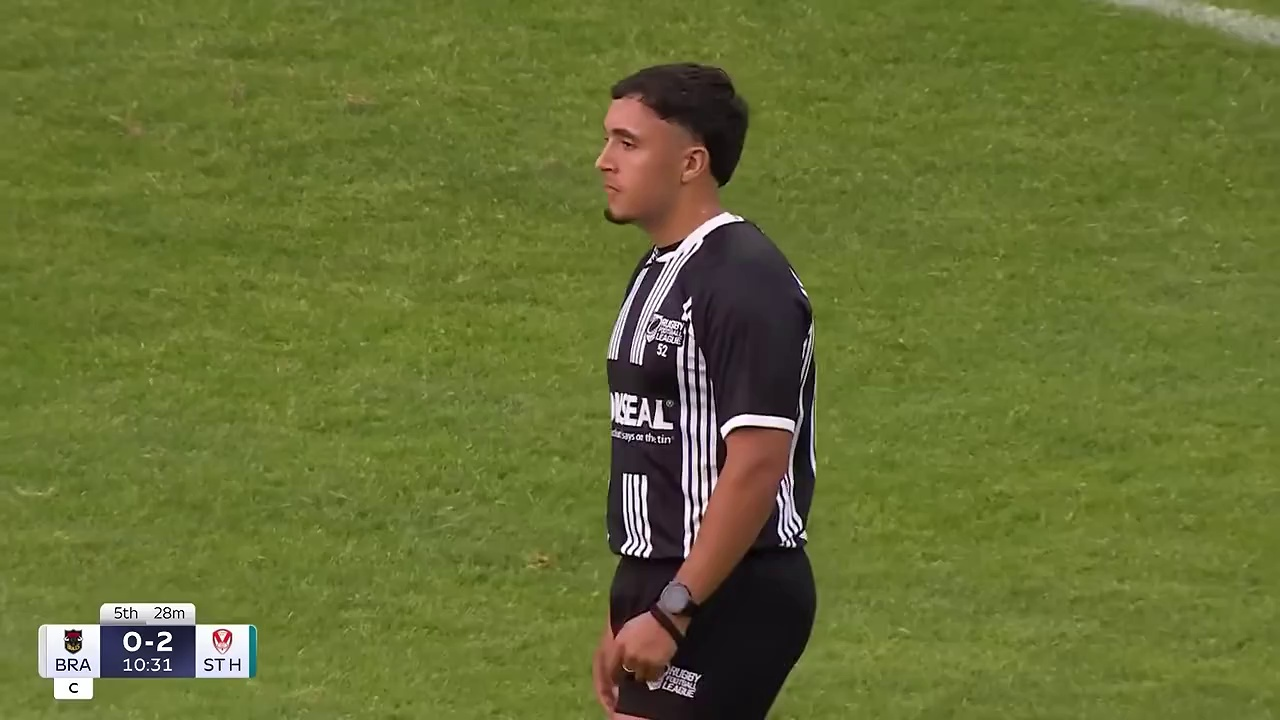
#> input picture .runtime/sam3-one-frame/images/frame_000000.jpg, 1280 x 720 px; its folder holds only this picture in this run
$ python -i tracker.py   (imports and definitions only)
#> lines starting #> are read from the running program, lines starting #| are printed output that depends on the picture
"""Runtime team-filter stage: person tracking + team voting + logo filtering.

Per sampled frame:
    1. Track persons (YOLO person model + BoT-SORT, persistent ids).
    2. Per person: jersey crop -> colour feature (every frame) + SigLIP
       embedding (refreshed every `team_siglip_every` frames per track, cached)
       -> fused classification -> quality-weighted vote on the track.
    3. Per logo detection: assign to its owner person (smallest containing
       bbox, else nearest within reach) and keep it only when the owner's
       stable label is TARGET.

Votes decay on accepted updates; a minimum mass and signed consensus margin
control abstention. Uncertain tracks follow the effective `team_keep_unknown`
setting, whose default is True. The home-kit branch uses colour rules only.
"""
from __future__ import annotations

import logging
import pickle
from dataclasses import dataclass
from pathlib import Path

import numpy as np
import cv2

from app.config import get_settings
from app.models_zoo import registry
from app.pipeline.datatypes import Detection
from app.pipeline.teamid.classifier import OTHER, TARGET, UNKNOWN, TeamClassifier, VoteTracker
from app.pipeline.teamid.features import color_feature, encode_crops_masked
from app.pipeline.teamid.jersey import (
    box_trustworthy, boxes_contested, get_jersey_region, jersey_quality,
    bradford_home_evidence,
)

log = logging.getLogger("app.teamid")


@dataclass
class TrackedPerson:
    xyxy: tuple[float, float, float, float]
    track_id: int
    team: str          # TARGET | OTHER | UNKNOWN
    vote_mass: float   # total vote weight seen for this track
    vote_margin: float = 0.0  # signed lead of stable label / total vote mass

    @property
    def area(self) -> float:
        return max(0.0, self.xyxy[2] - self.xyxy[0]) * max(0.0, self.xyxy[3] - self.xyxy[1])


# [26 lines left out: function assign_owner, not called in this run]


class TeamTracker:
    """Stateful across one video. Create per job."""

    def __init__(self, refs: dict | None = None):
        """`refs` may come from the auto-bootstrap (built from the uploaded
        video); when None the refs file at TEAM_REFS_PATH is loaded."""
        self.settings = get_settings()
        self.device = registry.device()

        if refs is None:
            refs_path = Path(self.settings.resolved_team_refs())
            if not refs_path.exists():
                raise FileNotFoundError(
                    f"team refs not found: {refs_path} — enable TEAM_AUTO_REFS or build "
                    "them with `python scripts/build_team_refs.py --video <clip>`")
            with refs_path.open("rb") as f:
                refs = pickle.load(f)
        self.classifier = TeamClassifier.from_refs(refs)
        self.kit = refs.get("meta", {}).get("kit")
        if TARGET not in self.classifier.teams:
            raise ValueError(f"team refs have no '{TARGET}' team")
        self.voter = VoteTracker(self.classifier.teams, hysteresis=self.settings.team_hysteresis,
                                 decay=self.settings.team_vote_decay)

        self.person_model = registry.get_person_model()
        # A new job must not inherit BoT-SORT identities from a previous video.
        predictor = getattr(self.person_model, "predictor", None)
        for tracker in getattr(predictor, "trackers", []):
            tracker.reset()

        self._frame_idx = 0
        # tid -> (frame_idx_of_embedding, emb) — SigLIP refreshed sparsely.
        self._emb_cache: dict[int, tuple[int, np.ndarray]] = {}
        self._previous_scene = None

    # [129 lines left out: functions _scene_changed, process, annotate, not called in this run]

>>> import cv2
>>> picture = cv2.imread('../../../../.runtime/sam3-one-frame/images/frame_000000.jpg', cv2.IMREAD_GRAYSCALE)
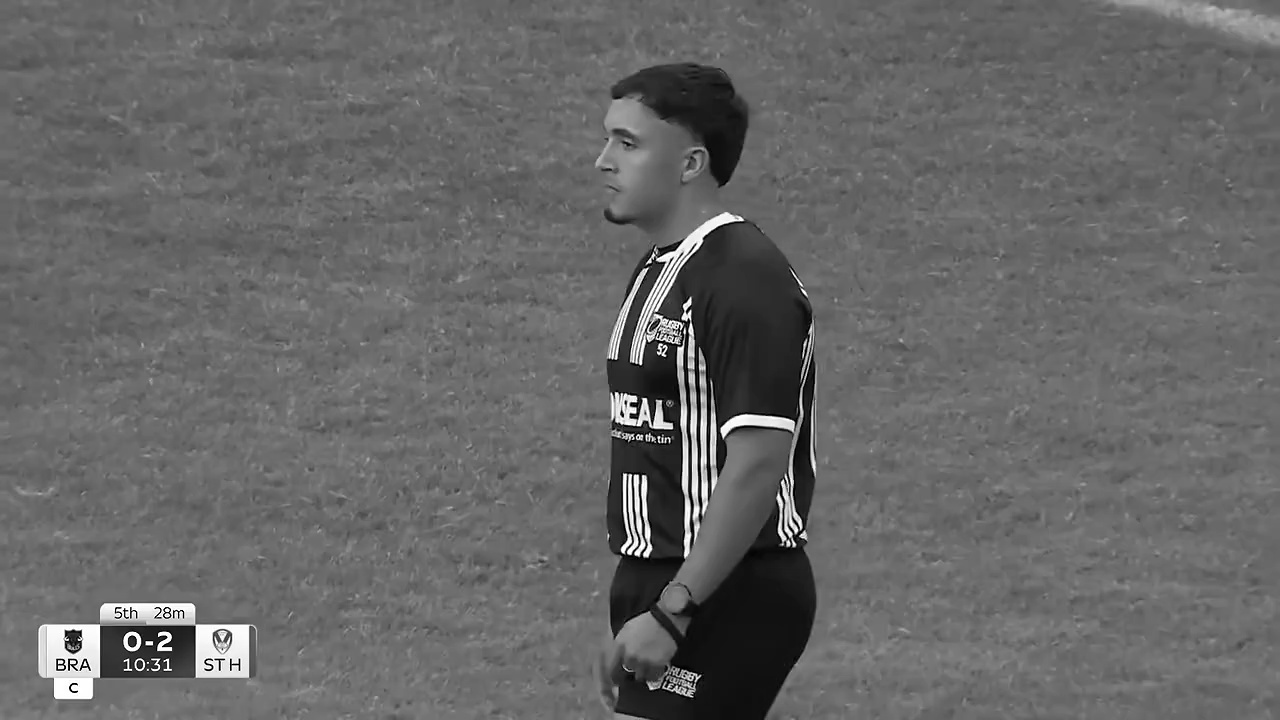
#> picture: shape (720, 1280); min 0, max 255, mean 102.6
#> (the run stopped early here; a loop or call above may not have finished)
